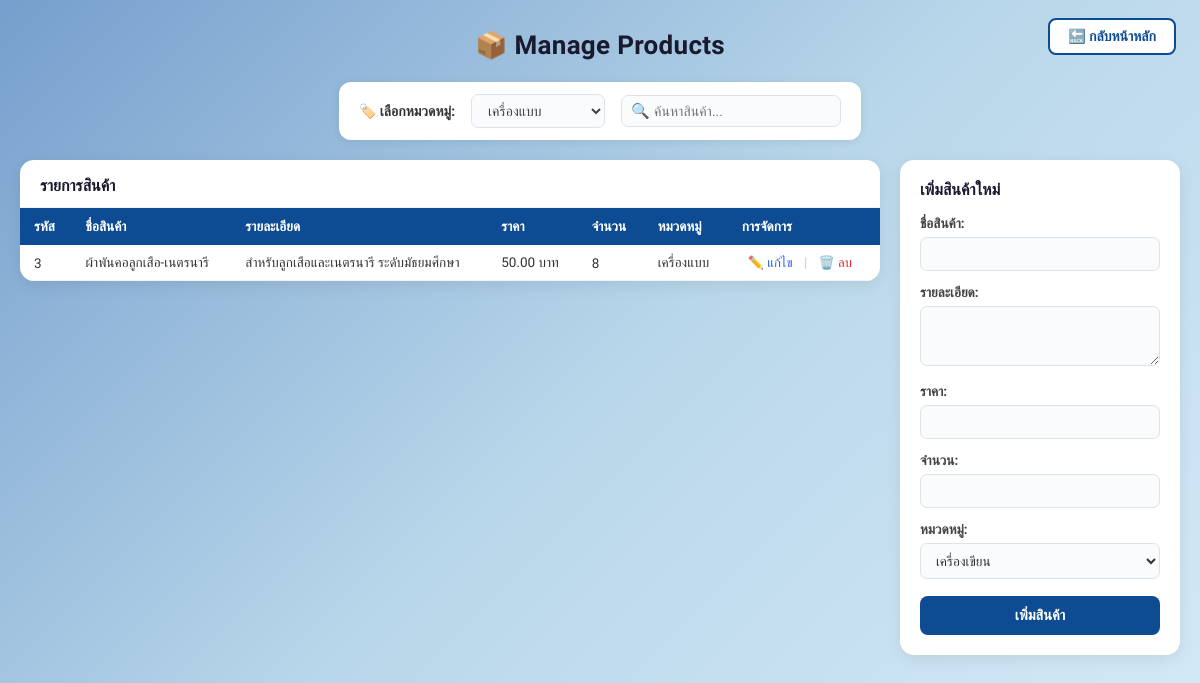
The app's page /manage_products.php?filter_c_ID=3 (signed in) with its own data.
### tables this page shows
CREATE TABLE `product` (
  `p_ID` int(11) NOT NULL,
  `p_name` varchar(255) NOT NULL,
  `p_detail` text DEFAULT NULL,
  `p_price` decimal(10,2) NOT NULL,
  `p_total` int(11) NOT NULL,
  `c_ID` int(11) DEFAULT NULL
);

CREATE TABLE `categories` (
  `c_ID` int(11) NOT NULL,
  `c_name` varchar(255) NOT NULL
);

### manage_products.php (the view, shortened to what this page needs)
<?php
include 'db.php';
$sql_cat = "SELECT * FROM Categories";
$categories = $conn->query($sql_cat);
$filter_c_ID = isset($_GET['filter_c_ID']) ? $_GET['filter_c_ID'] : '';
$search = isset($_GET['search']) ? $_GET['search'] : '';
$sql = "SELECT Product.*, Categories.c_name FROM Product LEFT JOIN Categories ON Product.c_ID = Categories.c_ID";
$conditions = [];
if ($filter_c_ID != '') {
    $conditions[] = "Product.c_ID = '$filter_c_ID'";
}
if (!empty($conditions)) {
    $sql .= " WHERE " . implode(" AND ", $conditions);
}
$products = $conn->query($sql);
$sql_cat2 = "SELECT * FROM Categories";
$categories_form = $conn->query($sql_cat2);
?>
<!DOCTYPE html>
<html lang="th">
<head>
</head>
<body>
    <a href="index.php" class="back-home">🔙 กลับหน้าหลัก</a>
    <div class="page-title">📦 Manage Products</div>
    <form method="GET" id="filterForm">
        <div class="filter-bar">
            <label>🏷️ เลือกหมวดหมู่:</label>
            <select name="filter_c_ID" onchange="document.getElementById('filterForm').submit()">
                <?php while ($row = $categories->fetch_assoc()) { ?>
                    <option value="<?= $row['c_ID'] ?>" <?= ($filter_c_ID == $row['c_ID']) ? 'selected' : '' ?>>
                        <?= htmlspecialchars($row['c_name']) ?>
                    </option>
                <?php } ?>
            </select>
            <div class="search-wrapper">
                <span class="search-icon">🔍</span>
                <input type="text" name="search" placeholder="ค้นหาสินค้า..." value="<?= htmlspecialchars($search) ?>"
                    onchange="document.getElementById('filterForm').submit()">
            </div>
        </div>
    </form>
    <div class="main-layout">
        <div class="table-card">
            <div class="table-card-header">รายการสินค้า</div>
            <div class="table-scroll">
                <table>
                    <thead>
                        <tr>
                            <th>รหัส</th>
                            <th>ชื่อสินค้า</th>
                            <th>รายละเอียด</th>
                            <th>ราคา</th>
                            <th>จำนวน</th>
                            <th>หมวดหมู่</th>
                            <th>การจัดการ</th>
                        </tr>
                    </thead>
                    <tbody>
                        <?php while ($row = $products->fetch_assoc()) { ?>
                            <tr>
                                <td><?= $row['p_ID'] ?></td>
                                <td><?= htmlspecialchars($row['p_name']) ?></td>
                                <td><?= htmlspecialchars($row['p_detail']) ?></td>
                                <td><?= number_format($row['p_price'], 2) ?> บาท</td>
                                <td><?= $row['p_total'] ?></td>
                                <td><?= htmlspecialchars($row['c_name']) ?></td>
                                <td class="action-links">
                                    <a href="edit_product.php?p_ID=<?= $row['p_ID'] ?>">✏️ แก้ไข</a>
                                    <span class="sep">|</span>
                                    <a href="manage_products.php?delete=<?= $row['p_ID'] ?>"
                                        onclick="return confirm('ลบสินค้านี้?')">🗑️ ลบ</a>
                                </td>
                            </tr>
                        <?php } ?>
                    </tbody>
                </table>
            </div>
        </div>
        <div class="add-card">
            <h3>เพิ่มสินค้าใหม่</h3>
            <form method="POST">
                <div class="form-group">
                    <label>ชื่อสินค้า:</label>
                    <input type="text" name="p_name" required>
                </div>
                <div class="form-group">
                    <label>รายละเอียด:</label>
                    <textarea name="p_detail"></textarea>
                </div>
                <div class="form-group">
                    <label>ราคา:</label>
                    <input type="number" name="p_price" step="0.01" required>
                </div>
                <div class="form-group">
                    <label>จำนวน:</label>
                    <input type="number" name="p_total" required>
                </div>
                <div class="form-group">
                    <label>หมวดหมู่:</label>
                    <select name="c_ID">
                        <?php while ($row = $categories_form->fetch_assoc()) { ?>
                            <option value="<?= $row['c_ID'] ?>"><?= htmlspecialchars($row['c_name']) ?></option>
                        <?php } ?>
                    </select>
                </div>
                <button type="submit" name="add_product" class="btn-add">เพิ่มสินค้า</button>
            </form>
        </div>
    </div>
</body>
</html>

### manage_products.php (style rules this page uses)
* { margin: 0; padding: 0; box-sizing: border-box; }
body { font-family: 'Sarabun', sans-serif; background: linear-gradient(135deg, #769FCD 0%, #B9D7EA 50%, #D6EAF8 100%); min-height: 100vh; padding: 30px 20px; }
.back-home { position: fixed; top: 18px; right: 24px; font-size: 14px; padding: 8px 18px; border: 2px solid #0D4C92; border-radius: 8px; background-color: white; color: #0D4C92; font-weight: 600; text-decoration: none; transition: all 0.25s ease; z-index: 100; display: flex; align-items: center; gap: 6px; }
.page-title { text-align: center; font-size: 26px; font-weight: 700; color: #1a1a2e; margin-bottom: 22px; letter-spacing: 0.3px; }
.filter-bar { background: white; border-radius: 12px; padding: 12px 20px; display: flex; align-items: center; gap: 16px; width: fit-content; margin: 0 auto 20px auto; box-shadow: 0 2px 10px rgba(0, 0, 0, 0.08); }
.filter-bar label { font-weight: 600; font-size: 14px; color: #333; white-space: nowrap; display: flex; align-items: center; gap: 6px; }
.filter-bar select { border: 1.5px solid #dde3ed; border-radius: 7px; padding: 7px 12px; font-size: 14px; font-family: 'Sarabun', sans-serif; color: #444; background: #f9fbfd; outline: none; cursor: pointer; transition: border-color 0.2s; }
.search-wrapper { position: relative; display: flex; align-items: center; }
.search-wrapper .search-icon { position: absolute; left: 10px; color: #aaa; font-size: 15px; }
.search-wrapper input { border: 1.5px solid #dde3ed; border-radius: 7px; padding: 7px 12px 7px 32px; font-size: 14px; font-family: 'Sarabun', sans-serif; color: #444; background: #f9fbfd; outline: none; width: 220px; transition: border-color 0.2s; }
.main-layout { display: flex; gap: 20px; align-items: flex-start; max-width: 1300px; margin: 0 auto; }
.table-card { flex: 1; background: white; border-radius: 14px; box-shadow: 0 4px 16px rgba(0, 0, 0, 0.08); overflow: hidden; }
.table-card-header { padding: 16px 20px 12px 20px; font-size: 16px; font-weight: 700; color: #1a1a2e; border-bottom: 1px solid #eef2f7; }
.table-scroll { max-height: 520px; overflow-y: auto; }
table { width: 100%; border-collapse: collapse; }
thead th { background-color: #0D4C92; color: white; padding: 10px 14px; font-size: 13.5px; font-weight: 600; text-align: left; position: sticky; top: 0; z-index: 1; }
tbody tr { border-bottom: 1px solid #f0f4f8; transition: background 0.15s; }
tbody td { padding: 9px 14px; font-size: 13.5px; color: #333; }
.action-links a { text-decoration: none; font-size: 13px; font-weight: 500; padding: 3px 6px; border-radius: 5px; transition: background 0.15s; }
.action-links a:first-child { color: #2563EB; }
.action-links a:last-child { color: #dc2626; }
.sep { color: #ccc; margin: 0 2px; }
.add-card { width: 280px; flex-shrink: 0; background: white; border-radius: 14px; box-shadow: 0 4px 16px rgba(0, 0, 0, 0.08); padding: 20px; }
.add-card h3 { font-size: 16px; font-weight: 700; color: #1a1a2e; margin-bottom: 16px; }
.form-group { margin-bottom: 13px; }
.form-group label { display: block; font-size: 13.5px; font-weight: 600; color: #444; margin-bottom: 5px; }
.form-group input, .form-group textarea, .form-group select { width: 100%; border: 1.5px solid #dde3ed; border-radius: 7px; padding: 8px 11px; font-size: 13.5px; font-family: 'Sarabun', sans-serif; color: #333; background: #f9fbfd; outline: none; transition: border-color 0.2s; resize: vertical; }
.form-group textarea { height: 60px; }
.btn-add { width: 100%; background: #0D4C92; color: white; border: none; border-radius: 8px; padding: 11px; font-size: 14.5px; font-family: 'Sarabun', sans-serif; font-weight: 700; cursor: pointer; transition: background 0.2s, transform 0.1s; margin-top: 4px; }

### records on screen
product: p_ID "3", p_name "ผ้าพันคอลูกเสือ-เนตรนารี", p_detail "สำหรับลูกเสือและเนตรนารี ระดับมัธยมศึกษา", p_price "50.00", p_total "8", c_ID.c_name "เครื่องแบบ"

### other values on screen
form field filter_c_ID "เครื่องแบบ"
form field c_ID "เครื่องเขียน"
